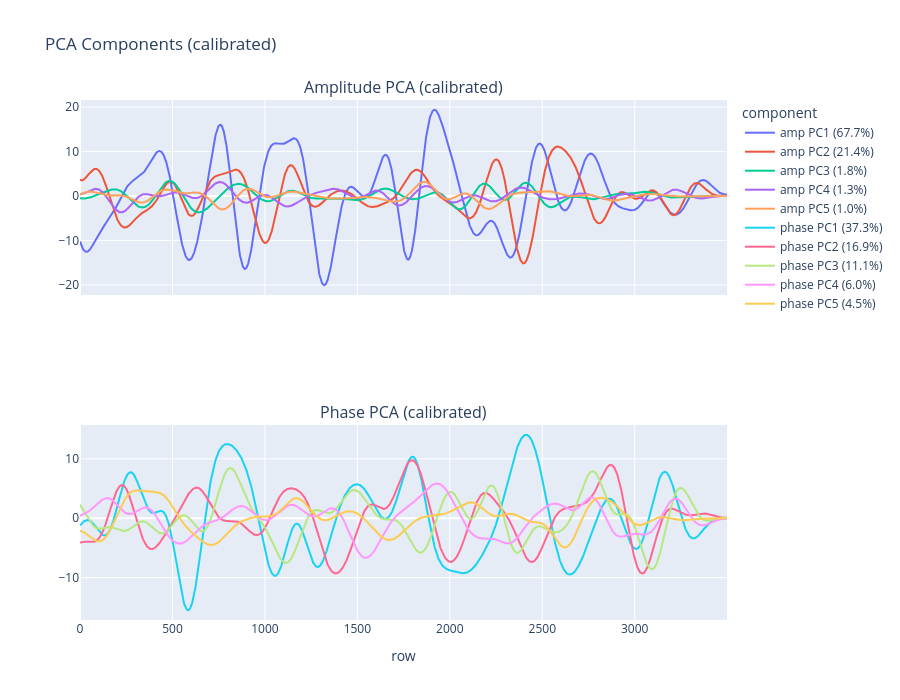

The notebook cell saved with this chart:
### Markdown cell above
# Visualize PCA

### Code cell
import plotly.graph_objects as go
from plotly.subplots import make_subplots

x = np.arange(amp_pca.shape[0])
fig = make_subplots(rows=2, cols=1, shared_xaxes=True,
                    subplot_titles=('Amplitude PCA (calibrated)', 'Phase PCA (calibrated)'))

for i in range(amp_pca.shape[1]):
    e = pca_amp.explained_variance_ratio_[i]
    fig.add_trace(go.Scatter(x=x, y=amp_pca[:, i], mode='lines',
                             name=f'amp PC{i+1} ({e*100:.1f}%)'), row=1, col=1)

for i in range(phase_pca.shape[1]):
    e = pca_phase.explained_variance_ratio_[i]
    fig.add_trace(go.Scatter(x=x, y=phase_pca[:, i], mode='lines',
                             name=f'phase PC{i+1} ({e*100:.1f}%)'), row=2, col=1)

fig.update_layout(height=700, title='PCA Components (calibrated)',
                  xaxis2_title='row', legend_title='component')
fig.show()

### Figure 1 — Plotly figure (JSON) as saved in the notebook; plotly's stock layout.template omitted (floating-point values rounded to 4 significant figures; data arrays with more than 128 entries replaced by an {"elided": "..."} marker saying what was removed)
{"data": [{"mode": "lines", "name": "amp PC1 (67.7%)", "type": "scatter", "x": {"elided": "3500 int values"}, "xaxis": "x", "y": {"elided": "3500 float values"}, "yaxis": "y"}, {"mode": "lines", "name": "amp PC2 (21.4%)", "type": "scatter", "x": {"elided": "3500 int values"}, "xaxis": "x", "y": {"elided": "3500 float values"}, "yaxis": "y"}, {"mode": "lines", "name": "amp PC3 (1.8%)", "type": "scatter", "x": {"elided": "3500 int values"}, "xaxis": "x", "y": {"elided": "3500 float values"}, "yaxis": "y"}, {"mode": "lines", "name": "amp PC4 (1.3%)", "type": "scatter", "x": {"elided": "3500 int values"}, "xaxis": "x", "y": {"elided": "3500 float values"}, "yaxis": "y"}, {"mode": "lines", "name": "amp PC5 (1.0%)", "type": "scatter", "x": {"elided": "3500 int values"}, "xaxis": "x", "y": {"elided": "3500 float values"}, "yaxis": "y"}, {"mode": "lines", "name": "phase PC1 (37.3%)", "type": "scatter", "x": {"elided": "3500 int values"}, "xaxis": "x2", "y": {"elided": "3500 float values"}, "yaxis": "y2"}, {"mode": "lines", "name": "phase PC2 (16.9%)", "type": "scatter", "x": {"elided": "3500 int values"}, "xaxis": "x2", "y": {"elided": "3500 float values"}, "yaxis": "y2"}, {"mode": "lines", "name": "phase PC3 (11.1%)", "type": "scatter", "x": {"elided": "3500 int values"}, "xaxis": "x2", "y": {"elided": "3500 float values"}, "yaxis": "y2"}, {"mode": "lines", "name": "phase PC4 (6.0%)", "type": "scatter", "x": {"elided": "3500 int values"}, "xaxis": "x2", "y": {"elided": "3500 float values"}, "yaxis": "y2"}, {"mode": "lines", "name": "phase PC5 (4.5%)", "type": "scatter", "x": {"elided": "3500 int values"}, "xaxis": "x2", "y": {"elided": "3500 float values"}, "yaxis": "y2"}], "layout": {"annotations": [{"font": {"size": 16}, "showarrow": false, "text": "Amplitude PCA (calibrated)", "x": 0.5, "xanchor": "center", "xref": "paper", "y": 1, "yanchor": "bottom", "yref": "paper"}, {"font": {"size": 16}, "showarrow": false, "text": "Phase PCA (calibrated)", "x": 0.5, "xanchor": "center", "xref": "paper", "y": 0.375, "yanchor": "bottom", "yref": "paper"}], "height": 700, "legend": {"title": {"text": "component"}}, "title": {"text": "PCA Components (calibrated)"}, "xaxis": {"anchor": "y", "domain": [0, 1], "matches": "x2", "showticklabels": false}, "xaxis2": {"anchor": "y2", "domain": [0, 1], "title": {"text": "row"}}, "yaxis": {"anchor": "x", "domain": [0.625, 1]}, "yaxis2": {"anchor": "x2", "domain": [0, 0.375]}}}
